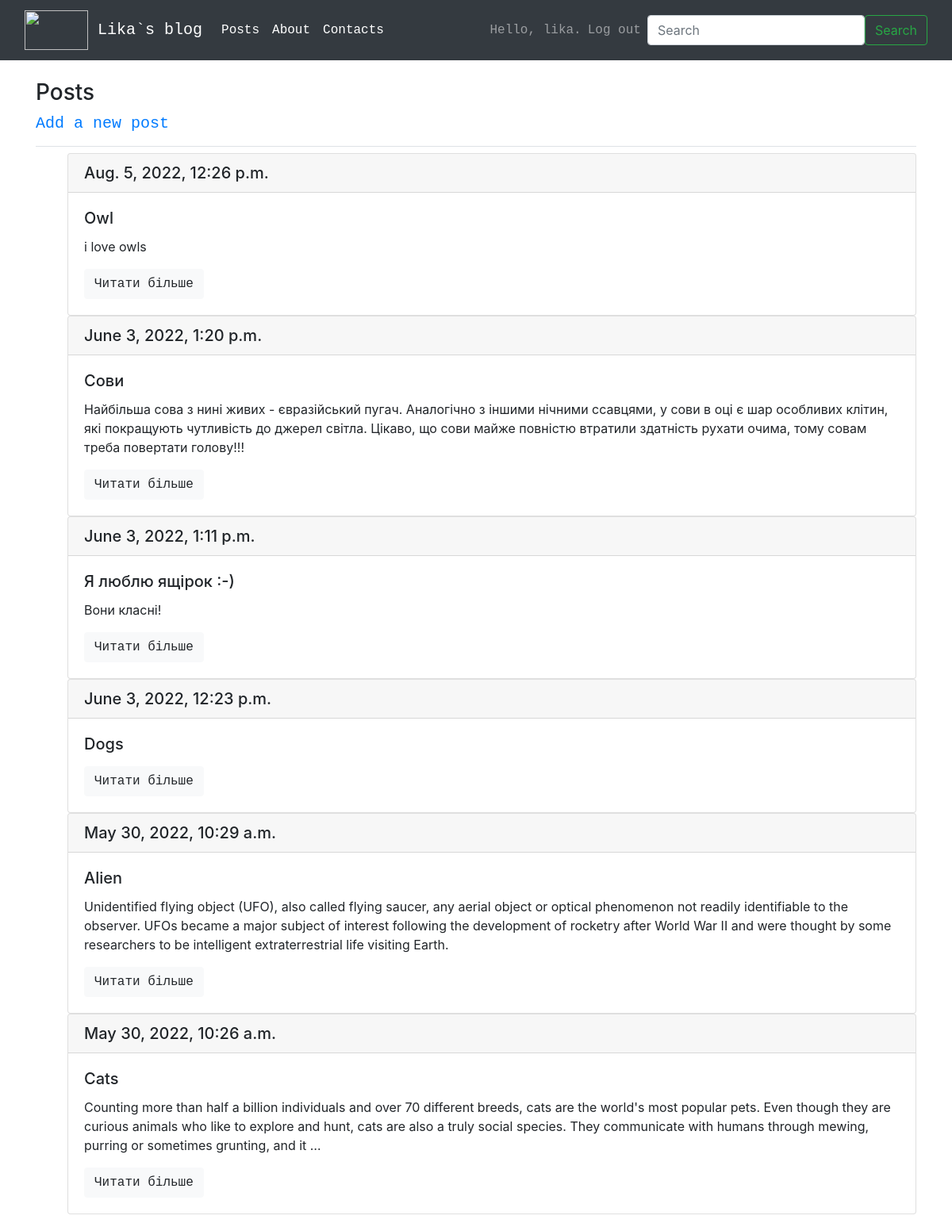
The page /posts/ (signed in) on the database its author committed.
### blogs/models.py (models this page shows, shortened)
class BlogPost(models.Model):
    title = models.CharField(max_length=200, db_index=True)
    text = models.TextField()
    image = models.ImageField(upload_to='images/%Y/%m/%d/', blank=True)
    date_added = models.DateTimeField(auto_now_add=True)
    owner = models.ForeignKey(User, on_delete=models.CASCADE) #on_delete=, blank=True, null=True

### blogs/views.py (the view)
# urls.py: path('posts/', views.posts, name='posts'),
def posts(request):
    search_query = request.GET.get('search', '')
    if search_query:
        posts = BlogPost.objects.filter(Q(title__icontains=search_query) | Q(text__icontains=search_query))
    else:
        posts = BlogPost.objects.order_by('-date_added')
    context = {'posts': posts}
    return render(request, 'blogs/posts.html', context)

### blogs/templates/blogs/posts.html
{% extends "blogs/base.html" %}
{% block page_header %}
  <h3>Posts</h3>
  <h5><a href="{% url 'blogs:new_post' %}">Add a new post</a></h5>
{% endblock page_header %}
{% block content %}
  <ul>
    {% for post in posts %}
    <div class="card">
      <h5 class="card-header">{{ post.date_added }}</h5>
      <div class="card-body">
        <h5 class="card-title">{{ post.title }}</h5>
        <p class="card-text">{{ post.text|truncatewords:50}}</p>
        <a href="{% url 'blogs:post' post_id=post.id %}" class="btn btn-light">Читати більше</a>
      </div>
    </div>
    {% empty %}
      <li><h5>No posts have been added yet.</h5></li>
    {% endfor %}
  </ul>
{% endblock content %}

### blogs/templates/blogs/base.html (shortened to what this page needs)
{% load bootstrap4 %}
<!doctype html>
<html lang="en">
  <head>
    {% bootstrap_css %}
  </head>
  <body>
    <nav class="navbar navbar-expand-md navbar-dark bg-dark mb-4">
      <div class="container-fluid">
        <a class="navbar-brand" href="{% url 'blogs:index' %}">
          <img src="https://c.tenor.com/0tBle4PB_hcAAAAC/sailor-moon-mad.gif" alt="" width="80" height="50"> Lika`s blog </a>
        <div class="collapse navbar-collapse" id="navbarCollapse">
          <ul class="navbar-nav me-auto mb-2 mb-md-0">
            <li class="nav-item">
              <a class="nav-link active" aria-current="page" href="{% url 'blogs:posts' %}">Posts</a>
            </li>
            <li class="nav-item">
              <a class="nav-link active" aria-current="page">About</a>
            </li>
            <li class="nav-item">
              <a class="nav-link active" aria-current="page">Contacts</a>
            </li>
          </ul>
          <ul class="navbar-nav ml-auto">
            {% if user.is_authenticated %}
              <li class="nav-item">
                <span class="navbar-text"}>Hello, {{ user.username }}.</span>
              </li>
              <li class="nav-item">
                <a class="nav-link" href="{% url 'users:logout' %}">Log out</a>
              </li>
            {% else %}
            <li class="nav-item">
              <a class="btn btn-dark" href="{% url 'users:register' %}" role="button" target="_blank">Register</a>
            </li>
            <li class="nav-item">
              <a class="nav-link" href="{% url 'users:login' %}">Log in</a></li>
            {% endif%}
          </ul>
          <form class="d-flex" role="search" action="{% url 'blogs:posts' %}">
            <input class="form-control me-2" type="search" placeholder="Search" aria-label="Search" name="search">
            <button class="btn btn-outline-success" type="submit">Search</button>
          </form>
        </div>
      </nav>
      <main role="main" class="container">
        <div class="pb-2 mb-2 border-bottom">
          {% block page_header %}{% endblock page_header %}
        </div>
        <div>
          {% block content %}{% endblock content %}
        </div>
      </main>
</body>
</html>

### blogs/templates/blogs/base.html (style rules this page uses)
ul li { font-family: Courier New, monospace; }
a { font-family: OCR A Std, monospace; }

### rows shown on the page
BlogPost: date_added "Aug. 5, 2022, 12:26 p.m.", title "Owl", text "i love owls"
BlogPost: date_added "June 3, 2022, 1:20 p.m.", title "Сови", text "Найбільша сова з нині живих - євразійський пугач. Аналогічно з іншими нічними ссавцями, у сови в оці є шар особливих клітин, які покращують чутливість до джерел світла. Цікаво, що сови майже повністю втратили здатність рухати очима, тому совам треба повертати голову!!!"
BlogPost: date_added "June 3, 2022, 1:11 p.m.", title "Я люблю ящірок :-)", text "Вони класні!"
BlogPost: date_added "June 3, 2022, 12:23 p.m.", title "Dogs"
BlogPost: date_added "May 30, 2022, 10:29 a.m.", title "Alien", text "Unidentified flying object (UFO), also called flying saucer, any aerial object or optical phenomenon not readily identifiable to the observer. UFOs became a major subject of interest following the development of rocketry after World War II and were thought by some researchers to be intelligent extraterrestrial life visiting Earth."
BlogPost: date_added "May 30, 2022, 10:26 a.m.", title "Cats", text "Counting more than half a billion individuals and over 70 different breeds, cats are the world's most popular pets. Even though they are curious animals who like to explore and hunt, cats are also a truly social species. They communicate with humans through mewing, purring or sometimes grunting, and it …"

### other values the page prints
{{ user.username }} "lika"
